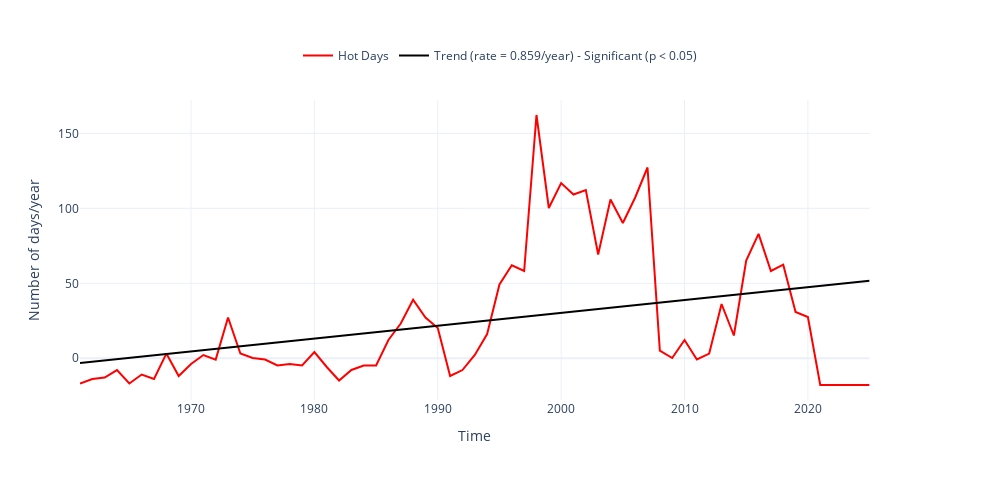

Notebook code for this chart:
### Markdown cell above
#### Hot Days

### Code cell
dict_plot = [{'data' : df_hot_anom*3.6525, 'var' : 'Perc_Anom', 'ax' : 1, 'label' : 'Hot Days', 'color':'red'}]
fig, TRENDS = plot_timeseries_interactive(dict_plot, trendline=True, figsize = (25, 12), return_trend = True, label_yaxes = 'Number of days/year')
